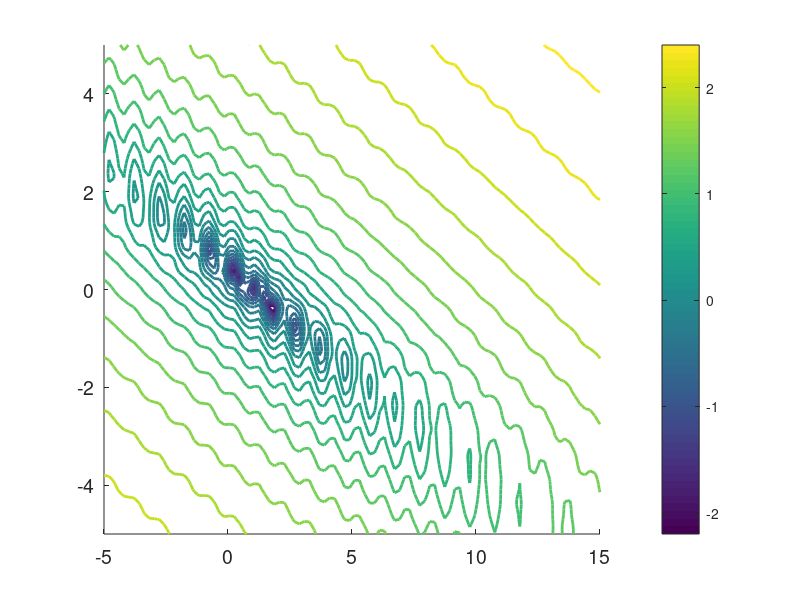

This chart was generated by the following MATLAB code: (Note: this script raises an error after producing the figure.)
clc; clear all;

r1= @(x1,x2) 1-2*x2+1/20*sin(4*pi*x2)-x1;
r2= @(x1,x2) x2-1/2*sin(2*pi*x1);
f= @(x1,x2) log10(1/2*(r1(x1,x2).^2+r2(x1,x2).^2));

x1=linspace(-5,15,100);
x2=linspace(-5,5,100);
[X1,X2]=meshgrid(x1,x2);
F=f(X1,X2);

fs=14;
hold on
contour(X1,X2,F,[-5:0.2:5],'linewidth',2)
set(gca,'fontsize',fs)
%axis equal
colorbar

x0=[4.1;-1];
[xmin,X,F,DF]=newton(@branin,x0);

plot(X(1,:),X(2,:),'black')%,xmin(1),xmin(2),'m.','markersize',25,'linewidth',3)